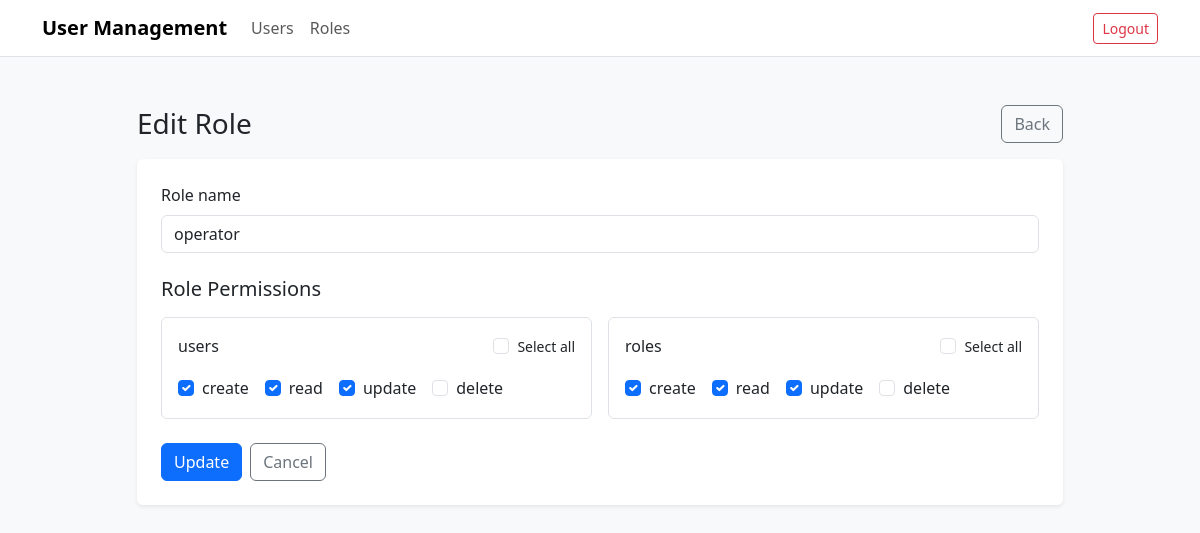
The page /roles/edit?id=2 (signed in) on the database its author committed.
### tables this page shows
CREATE TABLE roles (
    id INT AUTO_INCREMENT PRIMARY KEY,
    name VARCHAR(50) NOT NULL UNIQUE
);

CREATE TABLE permissions (
    id INT AUTO_INCREMENT PRIMARY KEY,
    name VARCHAR(50) NOT NULL,
    feature_id INT NOT NULL,
    UNIQUE KEY uq_permissions (name, feature_id),
    CONSTRAINT fk_permissions_feature
        FOREIGN KEY (feature_id) REFERENCES features(id)
);

### src/Presentation/Http/Controllers/BaseController.php (called while the page is built, shortened)
<?php
abstract class BaseController
{
    protected function view(string $template, array $data = [], string $title = 'User Management'): void
    {
        extract($data, EXTR_SKIP);
        include __DIR__ . '/../Views/' . $template . '.php';
        include __DIR__ . '/../Views/layout.php';
    }
}

### src/Presentation/Http/Controllers/RoleController.php (called while the page is built, shortened)
<?php
class RoleController extends BaseController
{
    public function edit(): void
    {
        $pdo = $this->ctx['pdo'];
        $roleId = (int)($_GET['id'] ?? 0);
        $roleRepo = new RoleRepository($pdo);
        $permissionRepo = new PermissionRepository($pdo);
        $rolePermissionRepo = new RolePermissionRepository($pdo);
        $role = $roleRepo->find($roleId);
        $features = $permissionRepo->groupedByFeature();
        $permissions = $rolePermissionRepo->permissionIdsForRole($roleId);
        $this->view('roles/form', [
            'mode' => 'edit',
            'formAction' => '/roles/update',
            'submitLabel' => 'Update',
            'pageHeading' => 'Edit Role',
            'roleId' => $roleId,
            'roleName' => (string)$role['name'],
            'features' => $features,
            'selectedPermissionIds' => $permissions
        ], 'Edit Role');
    }
}

### src/Presentation/Http/Routing/Router.php (called while the page is built, shortened)
<?php
class Router
{
    private array $routes = [];
    private function map(string $method, string $path, array $handler, array $middleware): void
    {
        $this->routes[$method][$path] = [
            'handler' => $handler,
            'middleware' => $middleware
        ];
    }
    public function dispatch(string $method, string $path, array $ctx = []): void
    {
        $route = $this->routes[$method][$path] ?? null;
        [$class, $action] = $route['handler'];
        $controller = new $class($ctx);
        $controller->$action();
    }
}

### public/index.php (called while the page is built, shortened)
<?php
$pdo = PdoConnection::connect($_ENV);
$router = new Router();
$method = $_SERVER['REQUEST_METHOD'];
$path = parse_url($_SERVER['REQUEST_URI'], PHP_URL_PATH);
$router->dispatch($method, $path, [
    'pdo' => $pdo,
    'hasPermission' => fn(string $requiredKey): bool => PermissionChecker::hasPermission($requiredKey)
]);

### src/Infrastructure/Repositories/RoleRepository.php (called while the page is built, shortened)
<?php
class RoleRepository
{
    public function find(int $roleId): ?array
    {
        $stmt = $this->pdo->prepare("SELECT id, name FROM roles WHERE id = ? LIMIT 1");
        $stmt->execute([$roleId]);
        $role = $stmt->fetch(PDO::FETCH_ASSOC);
        return $role ?: null;
    }
}

### src/Infrastructure/Repositories/PermissionRepository.php (called while the page is built, shortened)
<?php
class PermissionRepository
{
    public function groupedByFeature(): array
    {
        $rows = $this->pdo->query("
            SELECT
                f.id as feature_id,
                f.name as feature_name,
                p.id as permission_id,
                p.name as permission_name
            FROM features f
            JOIN permissions p ON f.id = p.feature_id
            ORDER BY f.id ASC, p.id ASC
        ")->fetchAll(PDO::FETCH_ASSOC);
        $grouped = [];
        foreach ($rows as $row) {
            $featureId = (int)$row['feature_id'];
            if (!isset($grouped[$featureId])) {
                $grouped[$featureId] = [
                    'feature_id' => $featureId,
                    'feature_name' => $row['feature_name'],
                    'permissions' => []
                ];
            }
            $grouped[$featureId]['permissions'][] = [
                'id' => (int)$row['permission_id'],
                'name' => $row['permission_name']
            ];
        }
        return array_values($grouped);
    }
}

### src/Presentation/Http/Views/roles/form.php (the view, shortened to what this page needs)
<?php
$mode = (string)($mode ?? 'create');
$formAction = (string)($formAction ?? '/roles');
$submitLabel = (string)($submitLabel ?? 'Save');
$pageHeading = (string)($pageHeading ?? ($mode === 'edit' ? 'Edit Role' : 'Create Role'));
$roleName = (string)($roleName ?? '');
$selectedPermissionIds = is_array($selectedPermissionIds ?? null) ? $selectedPermissionIds : [];
$selectedMap = array_fill_keys(array_map('intval', $selectedPermissionIds), true);
?>
<div class="row justify-content-center">
    <div class="col-12 col-xl-10">
        <div class="d-flex justify-content-between align-items-center mb-3">
            <h1 class="h3 mb-0"><?= htmlspecialchars($pageHeading, ENT_QUOTES, 'UTF-8') ?></h1>
            <a href="/roles" class="btn btn-outline-secondary">Back</a>
        </div>
        <div class="card shadow-sm border-0">
            <div class="card-body p-4">
                <form method="post" action="<?= htmlspecialchars($formAction, ENT_QUOTES, 'UTF-8') ?>">
                    <div class="mb-4">
                        <label for="name" class="form-label">Role name</label>
                        <input
                            id="name"
                            name="name"
                            value="<?= htmlspecialchars($roleName, ENT_QUOTES, 'UTF-8') ?>"
                            class="form-control"
                            required
                        >
                    </div>
                    <h2 class="h5 mb-3">Role Permissions</h2>
                    <div class="row g-3">
                        <?php foreach ($features as $feature): ?>
                            <?php
                            $featureId = (int)$feature['feature_id'];
                            $featureName = htmlspecialchars((string)$feature['feature_name'], ENT_QUOTES, 'UTF-8');
                            ?>
                            <div class="col-12 col-lg-6">
                                <div class="card h-100 border">
                                    <div class="card-body">
                                        <div class="d-flex justify-content-between align-items-center mb-3">
                                            <h3 class="h6 mb-0"><?= $featureName ?></h3>
                                            <div class="form-check">
                                                <input
                                                    class="form-check-input"
                                                    type="checkbox"
                                                    id="feature-all-<?= $featureId ?>"
                                                    onclick="toggleFeature(<?= $featureId ?>, this.checked)"
                                                >
                                                <label class="form-check-label small" for="feature-all-<?= $featureId ?>">Select all</label>
                                            </div>
                                        </div>
                                        <div class="d-flex flex-wrap gap-3">
                                            <?php foreach ($feature['permissions'] as $permission): ?>
                                                <?php
                                                $permissionId = (int)$permission['id'];
                                                $permissionName = htmlspecialchars((string)$permission['name'], ENT_QUOTES, 'UTF-8');
                                                $checked = isset($selectedMap[$permissionId]) ? 'checked' : '';
                                                ?>
                                                <div class="form-check">
                                                    <input
                                                        class="form-check-input perm-<?= $featureId ?>"
                                                        type="checkbox"
                                                        id="permission-<?= $permissionId ?>"
                                                        name="permission_ids[]"
                                                        value="<?= $permissionId ?>"
                                                        <?= $checked ?>
                                                    >
                                                    <label class="form-check-label" for="permission-<?= $permissionId ?>"><?= $permissionName ?></label>
                                                </div>
                                            <?php endforeach; ?>
                                        </div>
                                    </div>
                                </div>
                            </div>
                        <?php endforeach; ?>
                    </div>
                    <div class="mt-4 d-flex gap-2">
                        <button type="submit" class="btn btn-primary"><?= htmlspecialchars($submitLabel, ENT_QUOTES, 'UTF-8') ?></button>
                        <a href="/roles" class="btn btn-outline-secondary">Cancel</a>
                    </div>
                </form>
            </div>
        </div>
    </div>
</div>

### rows shown on the page
roles: name "operator"
permissions: name "create"
permissions: name "update"
permissions: name "delete"
permissions: name "create"
permissions: name "read"
permissions: name "update"
permissions: name "delete"

### other values the page prints
$pageHeading "Edit Role"
$featureName "users"
$permissionName "read"
$featureName "roles"
$submitLabel "Update"
